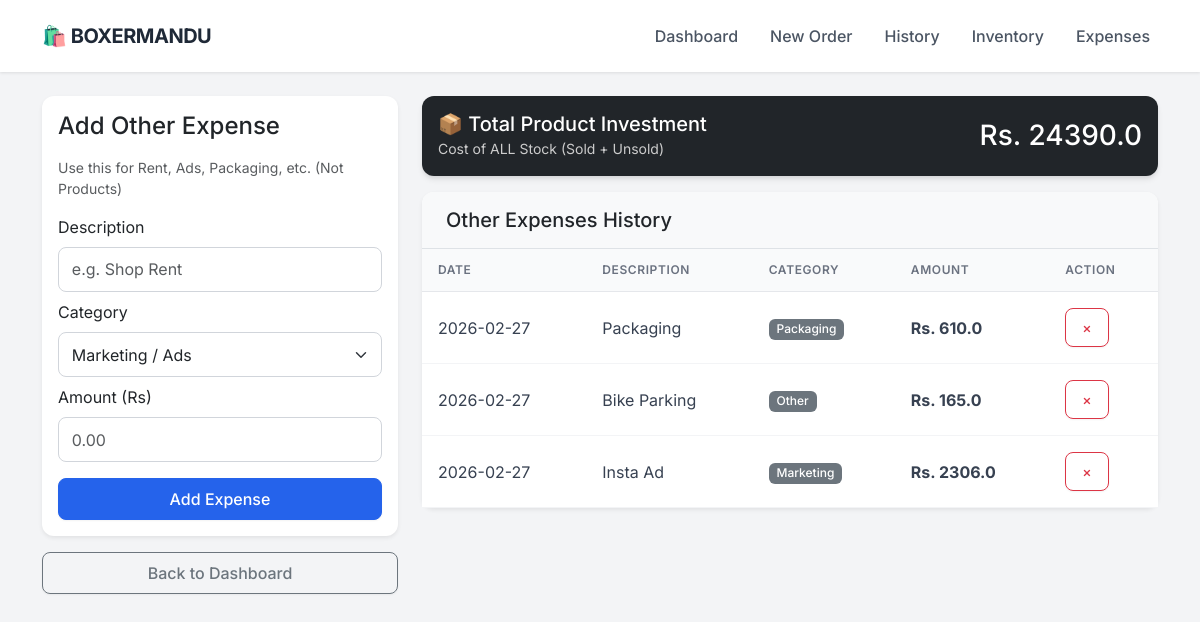
/expenses, run on the app's committed database.
### app.py (models this page shows)
class Expense(db.Model):
    id = db.Column(db.Integer, primary_key=True)
    description = db.Column(db.String(100), nullable=False)
    category = db.Column(db.String(50), nullable=False) # e.g. Rent, Marketing, Packaging
    amount = db.Column(db.Float, nullable=False)
    date = db.Column(db.DateTime, default=datetime.utcnow)

### app.py (the view, shortened to what this page needs)
@app.route('/expenses', methods=['GET', 'POST'])
def expenses():
    all_expenses = Expense.query.order_by(Expense.date.desc()).all()
    inventory_value = 0
    products = Product.query.all()
    for p in products:
        inventory_value += (p.stock * p.cost_price)
    sold_cost = 0
    order_items = OrderItem.query.all()
    for item in order_items:
        product = Product.query.get(item.product_id)
        if product:
            sold_cost += (item.quantity * product.cost_price)
    total_product_expense = inventory_value + sold_cost
    return render_template('expenses.html',
                           expenses=all_expenses,
                           product_expense=total_product_expense)

### templates/expenses.html (shortened to what this page needs)
{% extends "layout.html" %}
{% block content %}
<div class="row">
    <div class="col-md-4">
        <div class="card p-3 mb-3 shadow-sm">
            <h4 class="mb-3">Add Other Expense</h4>
            <p class="text-muted small">Use this for Rent, Ads, Packaging, etc. (Not Products)</p>
            <form method="POST">
                <label class="form-label">Description</label>
                <input type="text" name="description" class="form-control mb-2" placeholder="e.g. Shop Rent" required>
                <label class="form-label">Category</label>
                <select name="category" class="form-select mb-2">
                    <option value="Marketing">Marketing / Ads</option>
                </select>
                <label class="form-label">Amount (Rs)</label>
                <input type="number" name="amount" step="0.01" class="form-control mb-3" placeholder="0.00" required>
                <button type="submit" class="btn btn-primary w-100">Add Expense</button>
            </form>
        </div>
        <a href="/" class="btn btn-outline-secondary w-100">Back to Dashboard</a>
    </div>
    <div class="col-md-8">
        <div class="card text-white bg-dark mb-3">
            <div class="card-body d-flex justify-content-between align-items-center">
                <div>
                    <h5 class="mb-0">📦 Total Product Investment</h5>
                    <small style="color: #ccc;">Cost of ALL Stock (Sold + Unsold)</small>
                </div>
                <h3 class="mb-0">Rs. {{ product_expense }}</h3>
            </div>
        </div>
        <div class="card shadow-sm">
            <div class="card-header bg-light border-bottom">
                <h5 class="mb-0">Other Expenses History</h5>
            </div>
            <div class="table-responsive">
                <table class="table table-hover mb-0 align-middle">
                    <thead class="table-light">
                        <tr>
                            <th>Date</th>
                            <th>Description</th>
                            <th>Category</th>
                            <th>Amount</th>
                            <th>Action</th>
                        </tr>
                    </thead>
                    <tbody>
                        {% for exp in expenses %}
                        <tr>
                            <td>{{ exp.date.strftime('%Y-%m-%d') }}</td>
                            <td>{{ exp.description }}</td>
                            <td><span class="badge bg-secondary">{{ exp.category }}</span></td>
                            <td class="fw-bold">Rs. {{ exp.amount }}</td>
                            <td>
                                <a href="/delete_expense/{{ exp.id }}" class="btn btn-sm btn-outline-danger" onclick="return confirm('Delete this expense?')">×</a>
                            </td>
                        </tr>
                        {% else %}
                        <tr>
                            <td colspan="5" class="text-center text-muted py-4">No other expenses added yet.</td>
                        </tr>
                        {% endfor %}
                    </tbody>
                </table>
            </div>
        </div>
    </div>
</div>
{% endblock %}

### templates/layout.html (style rules this page uses)
:root { --primary-color: #2563eb; --bg-color: #f3f4f6; --text-dark: #1f2937; --card-shadow: 0 4px 6px -1px rgba(0, 0, 0, 0.1), 0 2px 4px -1px rgba(0, 0, 0, 0.06); }
body { font-family: 'Inter', sans-serif; background-color: var(--bg-color); color: var(--text-dark); }
.card { border: none; border-radius: 12px; box-shadow: var(--card-shadow); background: #ffffff; transition: transform 0.2s; }
.card-header { background-color: #ffffff; border-bottom: 1px solid #f3f4f6; font-weight: 600; padding: 1rem 1.5rem; border-radius: 12px 12px 0 0 !important; }
.btn { border-radius: 8px; font-weight: 500; padding: 0.5rem 1rem; box-shadow: 0 1px 2px 0 rgba(0, 0, 0, 0.05); }
.btn-primary { background-color: var(--primary-color); border-color: var(--primary-color); }
.table { margin-bottom: 0; }
.table thead th { background-color: #f9fafb; color: #6b7280; font-size: 0.75rem; text-transform: uppercase; letter-spacing: 0.05em; font-weight: 600; border-bottom: 1px solid #e5e7eb; padding: 0.75rem 1rem; }
.table tbody td { padding: 1rem 1rem; vertical-align: middle; color: #374151; border-bottom: 1px solid #f3f4f6; }
.badge { padding: 0.35em 0.65em; font-weight: 500; border-radius: 6px; }
.form-control, .form-select { border-radius: 8px; border: 1px solid #d1d5db; padding: 0.6rem 0.8rem; }

### data on the page
Expense: date "2026-02-27", description "Packaging", category "Packaging", amount "610.0"
Expense: date "2026-02-27", description "Bike Parking", category "Other", amount "165.0"
Expense: date "2026-02-27", description "Insta Ad", category "Marketing", amount "2306.0"

### other printed values
{{ product_expense }} "24390.0"
